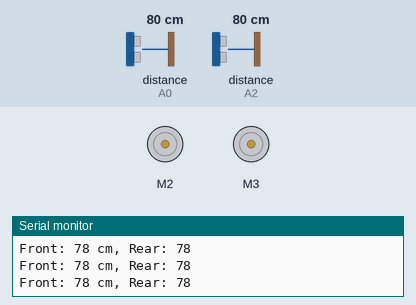
A sketch run on a simulated Arduino Uno, built with avr-gcc and run on an emulated ATmega328P. Shown: 2 × DC motor (green arrow = forward, orange = backward, longer = faster), the last lines printed to the serial monitor. Wiring (inferred from the names in the program): 2 × ultrasonic range finder: trigger A1, echo A0 / trigger A3, echo A2. Inputs (shaded band) come from the test bench; at power-on: distance to the obstacle (sensors on A2, A0) 80 cm. The echo pulse lasts 58.3 µs per cm.

Above: at 1.2 s.
1.3 s: distance to the obstacle (sensor on A2) set to 22 cm
2.8 s: distance to the obstacle (sensor on A2) set to 18 cm
At 3.8 s:
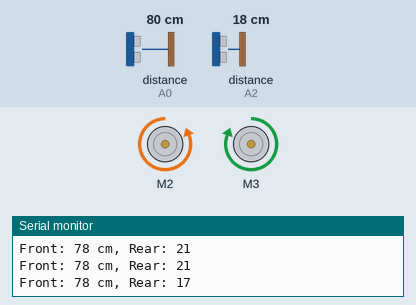
5.8 s: distance to the obstacle (sensor on A2) set to 35 cm
At 6.8 s:
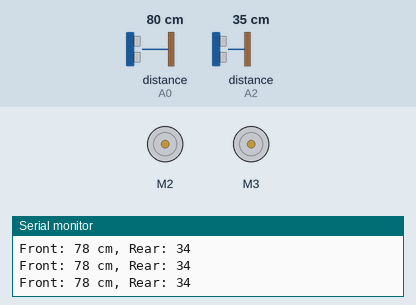
7.3 s: distance to the obstacle (sensor on A0) set to 34 cm
8.8 s: distance to the obstacle (sensor on A0) set to 28 cm
At 9.9 s:
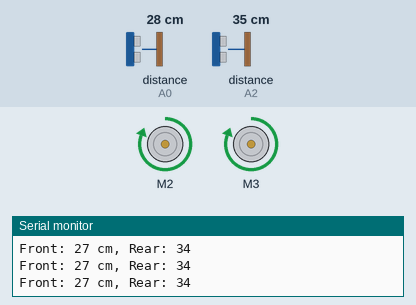
11.8 s: distance to the obstacle (sensor on A0) set to 35 cm
At 12.8 s:
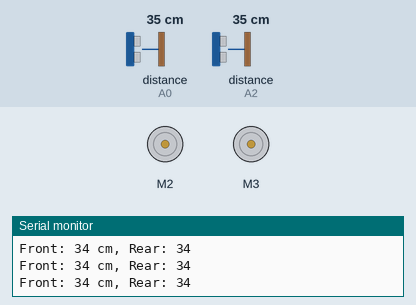
Timing chart, 0 to 14.3 s (numbered marks = the images above; inputs shaded):
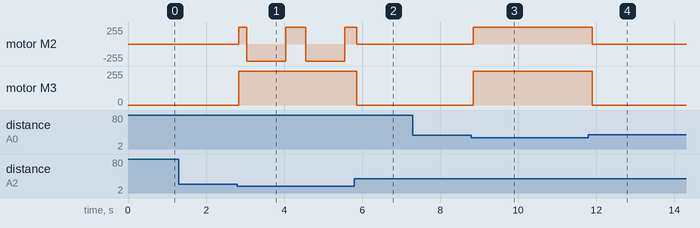

The sketch:

v2.ino
```cpp
#include <AFMotor.h>

// Define motors using HW130 motor shield
AF_DCMotor motorRight(2);
AF_DCMotor motorLeft(3);

// Ultrasonic sensor pins
#define FRONT_TRIG A1
#define FRONT_ECHO A0
#define REAR_TRIG A3
#define REAR_ECHO A2

// Function to measure distance using an ultrasonic sensor
long getDistance(int trigPin, int echoPin) {
    digitalWrite(trigPin, LOW);
    delayMicroseconds(2);
    digitalWrite(trigPin, HIGH);
    delayMicroseconds(10);
    digitalWrite(trigPin, LOW);
    long duration = pulseIn(echoPin, HIGH);
    return duration * 0.034 / 2; // Convert to cm
}

void setup() {
    Serial.begin(9600);
    pinMode(FRONT_TRIG, OUTPUT);
    pinMode(FRONT_ECHO, INPUT);
    pinMode(REAR_TRIG, OUTPUT);
    pinMode(REAR_ECHO, INPUT);
}

void moveForward() {
    motorRight.setSpeed(255);
    motorLeft.setSpeed(255);
    motorRight.run(FORWARD);
    motorLeft.run(FORWARD);
}

void moveBackward() {
    motorRight.setSpeed(255);
    motorLeft.setSpeed(255);
    motorRight.run(BACKWARD);
    motorLeft.run(BACKWARD);
}

void turnRight() {
    motorRight.setSpeed(255);
    motorLeft.setSpeed(255);
    motorRight.run(BACKWARD);
    motorLeft.run(FORWARD);
}

void turnLeft() {
    motorRight.setSpeed(255);
    motorLeft.setSpeed(255);
    motorRight.run(FORWARD);
    motorLeft.run(BACKWARD);
}

void spin180() {
    motorRight.setSpeed(255);
    motorLeft.setSpeed(255);
    motorRight.run(BACKWARD);
    motorLeft.run(FORWARD);
    delay(1000); // Adjusted for a full 180-degree spin
    moveForward();
    delay(200);
}

void stopMotors() {
    motorRight.run(RELEASE);
    motorLeft.run(RELEASE);
}

void loop() {
    long frontDistance = getDistance(FRONT_TRIG, FRONT_ECHO);
    long rearDistance = getDistance(REAR_TRIG, REAR_ECHO);

    Serial.print("Front: "); Serial.print(frontDistance);
    Serial.print(" cm, Rear: "); Serial.println(rearDistance);

    if (frontDistance > 0 && frontDistance < 30) { // Attack mode
        moveForward();
    } else if (rearDistance > 0 && rearDistance < 20) { // Dodge mode
        moveForward(); // Move away from the rear
        delay(200);
        spin180(); // Perform a full 180-degree spin
    } else {
        stopMotors();
    }

    delay(100);
}
```

Measured:
- the behaviour switches between 21 and 20 cm on distance to the obstacle (sensor on A2) (found by bisection; images 0 and 1)
- the behaviour switches between 31 and 30 cm on distance to the obstacle (sensor on A0) (found by bisection; images 2 and 3)
- after the input at 2.8 s, motor M2: goes forward 255/255 0.20 s, backward 255/255 1.0 s, forward 255/255 0.51 s, backward 255/255 1.0 s, then forward 255/255, starting at once; motor M3: stopped → forward 255/255 at once
- after the input at 5.8 s, motor M3: forward 255/255 → stopped after 0.06 s
- after the input at 8.8 s, motor M2, motor M3: stopped → forward 255/255 after 0.05 s
- after the input at 11.8 s, motor M2, motor M3: forward 255/255 → stopped after 0.10 s
